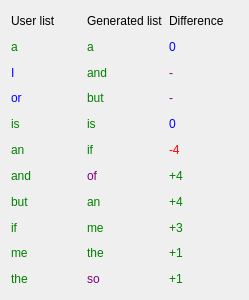
<?xml version="1.0" encoding="UTF-8"?>
<ui version="4.0">
 <class>Form</class>
 <widget class="QWidget" name="Form">
  <property name="geometry">
   <rect>
    <x>0</x>
    <y>0</y>
    <width>249</width>
    <height>300</height>
   </rect>
  </property>
  <property name="windowTitle">
   <string>Form</string>
  </property>
  <layout class="QHBoxLayout" name="horizontalLayout">
   <item>
    <layout class="QVBoxLayout" name="verticalLayout_2">
     <item>
      <widget class="QLabel" name="label_14">
       <property name="styleSheet">
        <string notr="true"/>
       </property>
       <property name="text">
        <string>User list</string>
       </property>
      </widget>
     </item>
     <item>
      <widget class="QLabel" name="label">
       <property name="styleSheet">
        <string notr="true">color:green</string>
       </property>
       <property name="text">
        <string>a</string>
       </property>
      </widget>
     </item>
     <item>
      <widget class="QLabel" name="label_9">
       <property name="styleSheet">
        <string notr="true">color:blue</string>
       </property>
       <property name="text">
        <string>I</string>
       </property>
      </widget>
     </item>
     <item>
      <widget class="QLabel" name="label_10">
       <property name="styleSheet">
        <string notr="true">color:blue</string>
       </property>
       <property name="text">
        <string>or</string>
       </property>
      </widget>
     </item>
     <item>
      <widget class="QLabel" name="label_2">
       <property name="styleSheet">
        <string notr="true">color:green</string>
       </property>
       <property name="text">
        <string>is</string>
       </property>
      </widget>
     </item>
     <item>
      <widget class="QLabel" name="label_5">
       <property name="styleSheet">
        <string notr="true">color:green</string>
       </property>
       <property name="text">
        <string>an</string>
       </property>
      </widget>
     </item>
     <item>
      <widget class="QLabel" name="label_11">
       <property name="styleSheet">
        <string notr="true">color:green</string>
       </property>
       <property name="text">
        <string>and</string>
       </property>
      </widget>
     </item>
     <item>
      <widget class="QLabel" name="label_6">
       <property name="styleSheet">
        <string notr="true">color:green</string>
       </property>
       <property name="text">
        <string>but</string>
       </property>
      </widget>
     </item>
     <item>
      <widget class="QLabel" name="label_7">
       <property name="styleSheet">
        <string notr="true">color:green</string>
       </property>
       <property name="text">
        <string>if</string>
       </property>
      </widget>
     </item>
     <item>
      <widget class="QLabel" name="label_12">
       <property name="styleSheet">
        <string notr="true">color:green</string>
       </property>
       <property name="text">
        <string>me</string>
       </property>
      </widget>
     </item>
     <item>
      <widget class="QLabel" name="label_4">
       <property name="styleSheet">
        <string notr="true">color:green</string>
       </property>
       <property name="text">
        <string>the</string>
       </property>
      </widget>
     </item>
    </layout>
   </item>
   <item>
    <layout class="QVBoxLayout" name="verticalLayout_3">
     <item>
      <widget class="QLabel" name="label_15">
       <property name="styleSheet">
        <string notr="true"/>
       </property>
       <property name="text">
        <string>Generated list</string>
       </property>
      </widget>
     </item>
     <item>
      <widget class="QLabel" name="label_13">
       <property name="styleSheet">
        <string notr="true">color:green</string>
       </property>
       <property name="text">
        <string>a</string>
       </property>
      </widget>
     </item>
     <item>
      <widget class="QLabel" name="label_18">
       <property name="styleSheet">
        <string notr="true">color:green</string>
       </property>
       <property name="text">
        <string>and</string>
       </property>
      </widget>
     </item>
     <item>
      <widget class="QLabel" name="label_19">
       <property name="styleSheet">
        <string notr="true">color:green</string>
       </property>
       <property name="text">
        <string>but</string>
       </property>
      </widget>
     </item>
     <item>
      <widget class="QLabel" name="label_22">
       <property name="styleSheet">
        <string notr="true">color:green</string>
       </property>
       <property name="text">
        <string>is</string>
       </property>
      </widget>
     </item>
     <item>
      <widget class="QLabel" name="label_21">
       <property name="styleSheet">
        <string notr="true">color:green</string>
       </property>
       <property name="text">
        <string>if</string>
       </property>
      </widget>
     </item>
     <item>
      <widget class="QLabel" name="label_24">
       <property name="styleSheet">
        <string notr="true">color:purple</string>
       </property>
       <property name="text">
        <string>of</string>
       </property>
      </widget>
     </item>
     <item>
      <widget class="QLabel" name="label_17">
       <property name="styleSheet">
        <string notr="true">color:green</string>
       </property>
       <property name="text">
        <string>an</string>
       </property>
      </widget>
     </item>
     <item>
      <widget class="QLabel" name="label_23">
       <property name="styleSheet">
        <string notr="true">color:green</string>
       </property>
       <property name="text">
        <string>me</string>
       </property>
      </widget>
     </item>
     <item>
      <widget class="QLabel" name="label_27">
       <property name="styleSheet">
        <string notr="true">color:green</string>
       </property>
       <property name="text">
        <string>the</string>
       </property>
      </widget>
     </item>
     <item>
      <widget class="QLabel" name="label_26">
       <property name="styleSheet">
        <string notr="true">color:purple</string>
       </property>
       <property name="text">
        <string>so</string>
       </property>
      </widget>
     </item>
    </layout>
   </item>
   <item>
    <layout class="QVBoxLayout" name="verticalLayout_4">
     <item>
      <widget class="QLabel" name="label_16">
       <property name="styleSheet">
        <string notr="true"/>
       </property>
       <property name="text">
        <string>Difference</string>
       </property>
      </widget>
     </item>
     <item>
      <widget class="QLabel" name="label_28">
       <property name="styleSheet">
        <string notr="true">color:blue</string>
       </property>
       <property name="text">
        <string>0</string>
       </property>
      </widget>
     </item>
     <item>
      <widget class="QLabel" name="label_29">
       <property name="styleSheet">
        <string notr="true">color:purple</string>
       </property>
       <property name="text">
        <string>-</string>
       </property>
      </widget>
     </item>
     <item>
      <widget class="QLabel" name="label_30">
       <property name="styleSheet">
        <string notr="true">color:purple</string>
       </property>
       <property name="text">
        <string>-</string>
       </property>
      </widget>
     </item>
     <item>
      <widget class="QLabel" name="label_31">
       <property name="styleSheet">
        <string notr="true">color:blue</string>
       </property>
       <property name="text">
        <string>0</string>
       </property>
      </widget>
     </item>
     <item>
      <widget class="QLabel" name="label_32">
       <property name="styleSheet">
        <string notr="true">color:red</string>
       </property>
       <property name="text">
        <string>-4</string>
       </property>
      </widget>
     </item>
     <item>
      <widget class="QLabel" name="label_33">
       <property name="styleSheet">
        <string notr="true">color:green</string>
       </property>
       <property name="text">
        <string>+4</string>
       </property>
      </widget>
     </item>
     <item>
      <widget class="QLabel" name="label_34">
       <property name="styleSheet">
        <string notr="true">color:green</string>
       </property>
       <property name="text">
        <string>+4</string>
       </property>
      </widget>
     </item>
     <item>
      <widget class="QLabel" name="label_35">
       <property name="styleSheet">
        <string notr="true">color:green</string>
       </property>
       <property name="text">
        <string>+3</string>
       </property>
      </widget>
     </item>
     <item>
      <widget class="QLabel" name="label_36">
       <property name="styleSheet">
        <string notr="true">color:green</string>
       </property>
       <property name="text">
        <string>+1</string>
       </property>
      </widget>
     </item>
     <item>
      <widget class="QLabel" name="label_37">
       <property name="styleSheet">
        <string notr="true">color:green</string>
       </property>
       <property name="text">
        <string>+1</string>
       </property>
      </widget>
     </item>
    </layout>
   </item>
  </layout>
 </widget>
 <resources/>
 <connections/>
</ui>
